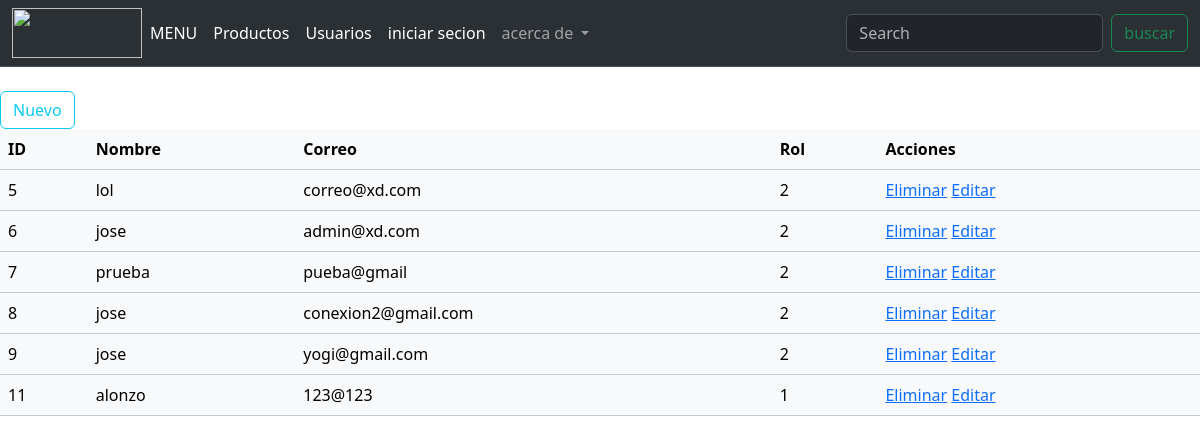
Screenshot of /proyecto3/adminUsu.php with the database file from the repository.
### tables this page shows
CREATE TABLE `t_usuarios` (
  `id` int(11) NOT NULL,
  `nombre` varchar(50) NOT NULL,
  `apellido` varchar(50) NOT NULL,
  `telefono` varchar(10) NOT NULL,
  `CorreoElectronico` varchar(100) NOT NULL,
  `clave` varchar(70) NOT NULL,
  `rol` int(50) NOT NULL
);

### proyecto3/adminUsu.php (the view, shortened to what this page needs)
<?php
$servername = "localhost";
$username = "root";
$password = "root";
$dbname = "manualidades";
$conn = new mysqli($servername, $username, $password, $dbname);
$sql = "SELECT id, nombre, CorreoElectronico, rol FROM t_usuarios";
$result = $conn->query($sql);
?>
<!DOCTYPE html>
<html lang="en">
<head>
    <link href="https://cdn.jsdelivr.net/npm/bootstrap@5.3.2/dist/css/bootstrap.min.css" rel="stylesheet">
</head>
<body>
<nav class="navbar navbar-expand-lg bg-body-tertiary bgcolor navbar bg-dark border-bottom border-body" data-bs-theme="dark">
    <div class="container-fluid">
      <img src="img/logo.png" height="50px" width="130px" alt="">
      <div class="collapse navbar-collapse" id="navbarSupportedContent">
        <ul class="navbar-nav me-auto mb-2 mb-lg-0">
        <li class="nav-item">
            <a class="nav-link active" aria-current="page" href="index.php">MENU</a>
          </li>
          <li class="nav-item">
            <a class="nav-link active" aria-current="page" href="producto.php">Productos</a>
          </li>
          <li class="nav-item">
            <a class="nav-link active" aria-current="page" href="adminUsu.php">Usuarios</a>
          </li>
          <li class="nav-item">
            <a class="nav-link active" aria-current="page" href="login.php">iniciar secion</a>
          </li>
          <li class="nav-item dropdown">
            <a class="nav-link dropdown-toggle" href="#" role="button" data-bs-toggle="dropdown" aria-expanded="false">acerca de
            </a>
          </li>
        </ul>
        <form class="d-flex" role="search">
          <input class="form-control me-2" type="search" placeholder="Search" aria-label="Search">
          <button class="btn btn-outline-success" type="submit">buscar</button>
        </form>
      </div>
    </div>
  </nav><br>
  <a class="btn btn-outline-info" href="./usuarios/nuevousuario.php" role="button">Nuevo</a>
  <section id="Portafolio">
    <table class="table table-light">
        <thead>
            <tr>
                <th>ID</th>
                <th>Nombre</th>
                <th>Correo</th>
                <th>Rol</th>
                <th>Acciones</th>
            </tr>
        </thead>
        <?php
            if ($result->num_rows > 0) {
                while ($row = $result->fetch_assoc()) {
                    echo "<tr>";
                    echo "<td>" . $row["id"] . "</td>";
                    echo "<td>" . $row["nombre"] . "</td>";
                    echo "<td>" . $row["CorreoElectronico"] . "</td>";
                    echo "<td>" . $row["rol"] . "</td>";
                    echo '<td>
                            <a href="./usuarios/eliminarUsu.php?id=' . $row["id"] . '">Eliminar</a>
                            <a href="./usuarios/editarUsu.php?id=' . $row["id"] . '">Editar</a>
                          </td>';
                    echo "</tr>";
                }
            } else {
                echo "<tr><td colspan='5'>No hay usuarios</td></tr>";
            }
            ?>
    </table>
   </section>
</body>
</html>

### rows the page displays
t_usuarios: id "5", nombre "lol", CorreoElectronico "correo@xd.com", rol "2"
t_usuarios: id "6", nombre "jose", CorreoElectronico "admin@xd.com", rol "2"
t_usuarios: id "7", nombre "prueba", CorreoElectronico "pueba@gmail", rol "2"
t_usuarios: id "8", nombre "jose", CorreoElectronico "conexion2@gmail.com", rol "2"
t_usuarios: id "9", nombre "jose", CorreoElectronico "yogi@gmail.com", rol "2"
t_usuarios: id "11", nombre "alonzo", CorreoElectronico "123@123", rol "1"
